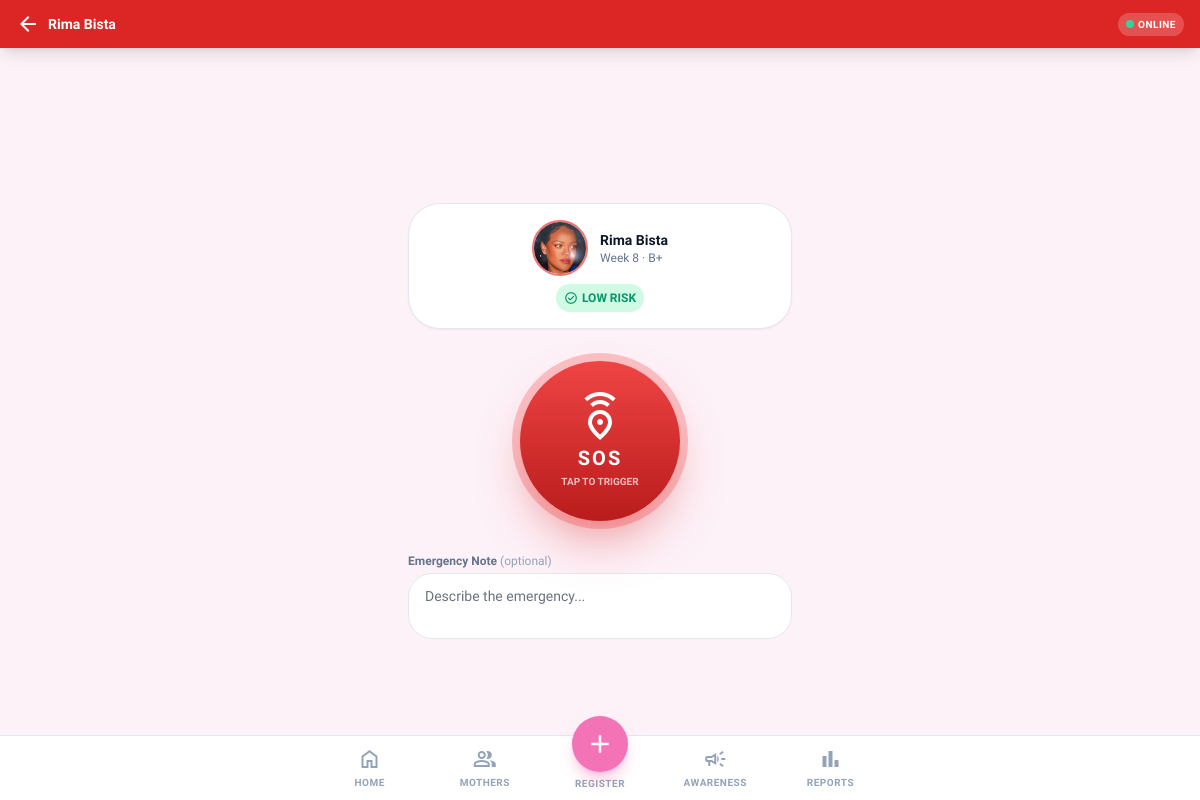
The page /mothers/11/sos/trigger/ (signed in) on the database its author committed.
### accounts/models.py (models this page shows, shortened)
class MotherProfile(models.Model):
    BLOOD_GROUP_CHOICES = [
        ("A+", "A+"), ("A-", "A-"),
        ("B+", "B+"), ("B-", "B-"),
        ("O+", "O+"), ("O-", "O-"),
        ("AB+", "AB+"), ("AB-", "AB-"),
    ]
    full_name = models.CharField(max_length=255)
    age = models.PositiveIntegerField(null=True, blank=True)
    phone = models.CharField(max_length=20, blank=True, help_text="Optional")
    emergency_contact = models.CharField(
        max_length=20,
        blank=True,
        help_text="Family / emergency contact phone number",
    )
    photo = models.ImageField(
        upload_to="mothers/photos/",
        null=True,
        blank=True,
        help_text="Profile photo",
    )
    pregnancy_week = models.PositiveIntegerField(
        null=True, blank=True,
        help_text="Gestational week at time of registration",
    )
    lmp_date = models.DateField(
        null=True, blank=True,
        verbose_name="Last Menstrual Period",
    )
    is_first_pregnancy = models.BooleanField(default=True)
    has_previous_complications = models.BooleanField(default=False)
    blood_group = models.CharField(
        max_length=5, choices=BLOOD_GROUP_CHOICES, blank=True,
    )
    medical_notes = models.TextField(
        blank=True,
        help_text="Basic medical history / pre-existing conditions",
    )
    latitude = models.DecimalField(
        max_digits=9, decimal_places=6, null=True, blank=True,
    )
    longitude = models.DecimalField(
        max_digits=9, decimal_places=6, null=True, blank=True,
    )
    address = models.TextField(blank=True)
    ward = models.CharField(max_length=100, blank=True)
    registered_by = models.ForeignKey(
        "accounts.User",
        on_delete=models.SET_NULL,
        null=True, blank=True,
        related_name="registered_mothers",
        help_text="FCHV who registered this mother",
    )
    registration_completed = models.BooleanField(default=False)
    created_at = models.DateTimeField(auto_now_add=True)
    updated_at = models.DateTimeField(auto_now=True)
    class Meta:
        verbose_name = "Mother Profile"
        verbose_name_plural = "Mother Profiles"
        ordering = ["-created_at"]

### mother/views.py (the view)
# urls.py: path("mothers/<int:pk>/sos/trigger/", views.sos_trigger_page, name="sos_trigger_page"),
@login_required
def sos_trigger_page(request, pk):
    mother = _get_own_profile_or_404(request.user, pk)
    danger_count = ANCVisit.objects.filter(mother=mother, has_danger_signs=True).count()
    risk_level = SOSRiskEvaluator.evaluate(
        danger_visit_count=danger_count,
        pregnancy_week=mother.pregnancy_week,
        age=mother.age,
        has_previous_complications=mother.has_previous_complications,
    )
    return render(request, "mother/sos_trigger.html", {"mother": mother, "risk_level": risk_level})

### mother/domain/services.py (called while the page is built)
    @staticmethod
    def evaluate(
        *,
        danger_visit_count: int,
        pregnancy_week: Optional[int],
        age: Optional[int],
        has_previous_complications: bool,
    ) -> str:
        week = pregnancy_week or 0
        effective_age = age or 25
        if danger_visit_count >= 2:
            return "critical"
        if week >= 37 and has_previous_complications:
            return "critical"
        if danger_visit_count >= 1:
            return "high"
        if (effective_age < 18 or effective_age > 35) and has_previous_complications:
            return "high"
        if has_previous_complications:
            return "moderate"
        return "low"

### mother/views.py (called while the page is built)
def _get_own_profile_or_404(user, pk: int) -> MotherProfile:
    if user.is_staff:
        return get_object_or_404(MotherProfile, pk=pk)
    return get_object_or_404(MotherProfile, pk=pk, registered_by=user)

### templates/mother/sos_trigger.html (shortened to what this page needs)
{% extends "base.html" %}
{% load static %}
{% block body_class %}min-h-screen flex flex-col{% endblock %}
{% block content %}
<header class="sticky top-0 z-50 bg-red-600 px-4 py-3 flex items-center justify-between shadow-lg">
    <a href="{% url 'main:mother_profile' mother.pk %}" class="flex items-center gap-2 text-white no-underline">
        <span class="material-symbols-outlined">arrow_back</span>
        <span class="text-sm font-semibold">{{ mother.full_name }}</span>
    </a>
    <div id="connectivity-badge" class="flex items-center gap-1 bg-white/20 px-2 py-1 rounded-full text-[10px] font-bold text-white uppercase tracking-wider">
        <span class="size-2 rounded-full" id="conn-dot"></span>
        <span id="conn-text"></span>
    </div>
</header>
<main class="flex-1 flex flex-col items-center justify-center p-6 space-y-8">
    <div class="w-full max-w-sm bg-white dark:bg-surface-dark rounded-2xl border border-slate-200 dark:border-slate-700 shadow-sm p-4 text-center space-y-2">
        <div class="flex items-center justify-center gap-3">
            {% if mother.photo %}
            <img src="{{ mother.photo.url }}" alt="{{ mother.full_name }}" class="size-14 rounded-full object-cover border-2 border-red-400"/>
            {% else %}
            <div class="size-14 rounded-full bg-red-100 dark:bg-red-900/30 flex items-center justify-center text-red-600 font-bold text-lg border-2 border-red-300">
                {{ mother.full_name|slice:":1"|upper }}
            </div>
            {% endif %}
            <div class="text-left">
                <h2 class="text-sm font-bold">{{ mother.full_name }}</h2>
                <p class="text-xs text-slate-500">Week {{ mother.pregnancy_week|default:"--" }} &middot; {{ mother.blood_group|default:"--" }}</p>
            </div>
        </div>
        {% if risk_level == "CRITICAL" or risk_level == "HIGH" %}
        <span class="inline-flex items-center gap-1 bg-red-100 dark:bg-red-900/30 text-red-600 text-xs font-bold px-2 py-1 rounded-full">
            <span class="material-symbols-outlined text-sm">warning</span> {{ risk_level }} RISK
        </span>
        {% elif risk_level == "MODERATE" %}
        <span class="inline-flex items-center gap-1 bg-amber-100 dark:bg-amber-900/30 text-amber-600 text-xs font-bold px-2 py-1 rounded-full">
            <span class="material-symbols-outlined text-sm">info</span> MODERATE RISK
        </span>
        {% else %}
        <span class="inline-flex items-center gap-1 bg-emerald-100 dark:bg-emerald-900/30 text-emerald-600 text-xs font-bold px-2 py-1 rounded-full">
            <span class="material-symbols-outlined text-sm">check_circle</span> LOW RISK
        </span>
        {% endif %}
    </div>
    <div class="relative flex items-center justify-center">
        <div class="absolute size-44 rounded-full bg-red-500/20 sos-ring"></div>
        <div class="absolute size-44 rounded-full bg-red-500/10 sos-ring" style="animation-delay:.7s"></div>
        <button
            id="sos-btn"
            data-mother-id="{{ mother.pk }}"
            data-risk-level="{{ risk_level }}"
            class="relative z-10 size-40 rounded-full bg-gradient-to-b from-red-500 to-red-700 text-white flex flex-col items-center justify-center shadow-2xl shadow-red-600/50 active:scale-95 transition-transform focus:outline-none focus:ring-4 focus:ring-red-300"
        >
            <span class="material-symbols-outlined text-5xl mb-1">emergency_share</span>
            <span class="text-xl font-black uppercase tracking-widest">SOS</span>
            <span class="text-[10px] font-semibold opacity-70 mt-0.5">TAP TO TRIGGER</span>
        </button>
    </div>
    <div class="w-full max-w-sm">
        <label class="block text-xs font-semibold text-slate-500 dark:text-slate-400 mb-1" for="sos-note">
            Emergency Note <span class="text-slate-400 font-normal">(optional)</span>
        </label>
        <textarea id="sos-note" rows="2"
            placeholder="Describe the emergency..."
            class="w-full rounded-xl border border-slate-200 dark:border-slate-700 bg-white dark:bg-surface-dark px-4 py-3 text-sm resize-none focus:outline-none focus:ring-2 focus:ring-red-500"></textarea>
    </div>
</main>
<nav class="fixed bottom-0 left-0 right-0 bg-surface-light dark:bg-surface-dark border-t border-slate-200 dark:border-slate-800 z-50 pb-safe">
    <div class="flex h-16 max-w-xl mx-auto relative">
        <a class="flex flex-1 flex-col items-center justify-center gap-1 {% if request.resolver_match.url_name == 'dashboard' %}text-primary{% else %}text-slate-400 hover:text-primary{% endif %} transition-colors" href="{% url 'main:dashboard' %}">
            <span class="material-symbols-outlined {% if request.resolver_match.url_name == 'dashboard' %}fill-icon{% endif %}">home</span>
            <span class="text-[10px] font-bold uppercase tracking-wider">Home</span>
        </a>
        <a class="flex flex-1 flex-col items-center justify-center gap-1 {% if request.resolver_match.url_name == 'mother_list' %}text-primary{% else %}text-slate-400 hover:text-primary{% endif %} transition-colors" href="{% url 'main:mother_list' %}">
            <span class="material-symbols-outlined {% if request.resolver_match.url_name == 'mother_list' %}fill-icon{% endif %}">group</span>
            <span class="text-[10px] font-bold uppercase tracking-wider">Mothers</span>
        </a>
        <div class="flex flex-1 flex-col items-center justify-start relative">
            <a href="{% url 'main:register_mother' %}" class="absolute -top-5 flex items-center justify-center size-14 rounded-full bg-primary text-white shadow-lg shadow-primary/40 hover:bg-primary-dark transition-transform active:scale-95">
                <span class="material-symbols-outlined text-3xl">add</span>
            </a>
            <span class="text-[10px] font-bold uppercase tracking-wider text-slate-400 mt-10">Register</span>
        </div>
        <a class="flex flex-1 flex-col items-center justify-center gap-1 {% if request.resolver_match.url_name == 'awareness_program' %}text-primary{% else %}text-slate-400 hover:text-primary{% endif %} transition-colors" href="{% url 'main:awareness_program' %}">
            <span class="material-symbols-outlined {% if request.resolver_match.url_name == 'awareness_program' %}fill-icon{% endif %}">campaign</span>
            <span class="text-[10px] font-bold uppercase tracking-wider">Awareness</span>
        </a>
        <a class="flex flex-1 flex-col items-center justify-center gap-1 {% if request.resolver_match.url_name == 'monthly_reports' %}text-primary{% else %}text-slate-400 hover:text-primary{% endif %} transition-colors" href="{% url 'main:monthly_reports' %}">
            <span class="material-symbols-outlined {% if request.resolver_match.url_name == 'monthly_reports' %}fill-icon{% endif %}">bar_chart</span>
            <span class="text-[10px] font-bold uppercase tracking-wider">Reports</span>
        </a>
    </div>
</nav>
{% endblock %}

### templates/base.html (style rules this page uses)
body { font-family: 'Lexend', sans-serif; min-height: max(884px, 100dvh); -webkit-tap-highlight-color: transparent; }
.material-symbols-outlined { font-variation-settings: 'FILL' 0, 'wght' 400, 'GRAD' 0, 'opsz' 24; }

### templates/mother/sos_trigger.html (style rules this page uses)
.sos-ring { animation: sos-pulse 2s cubic-bezier(.4,0,.6,1) infinite; }

### rows shown on the page
MotherProfile: full_name "Rima Bista", photo (picture), pregnancy_week "8", blood_group "B+"
